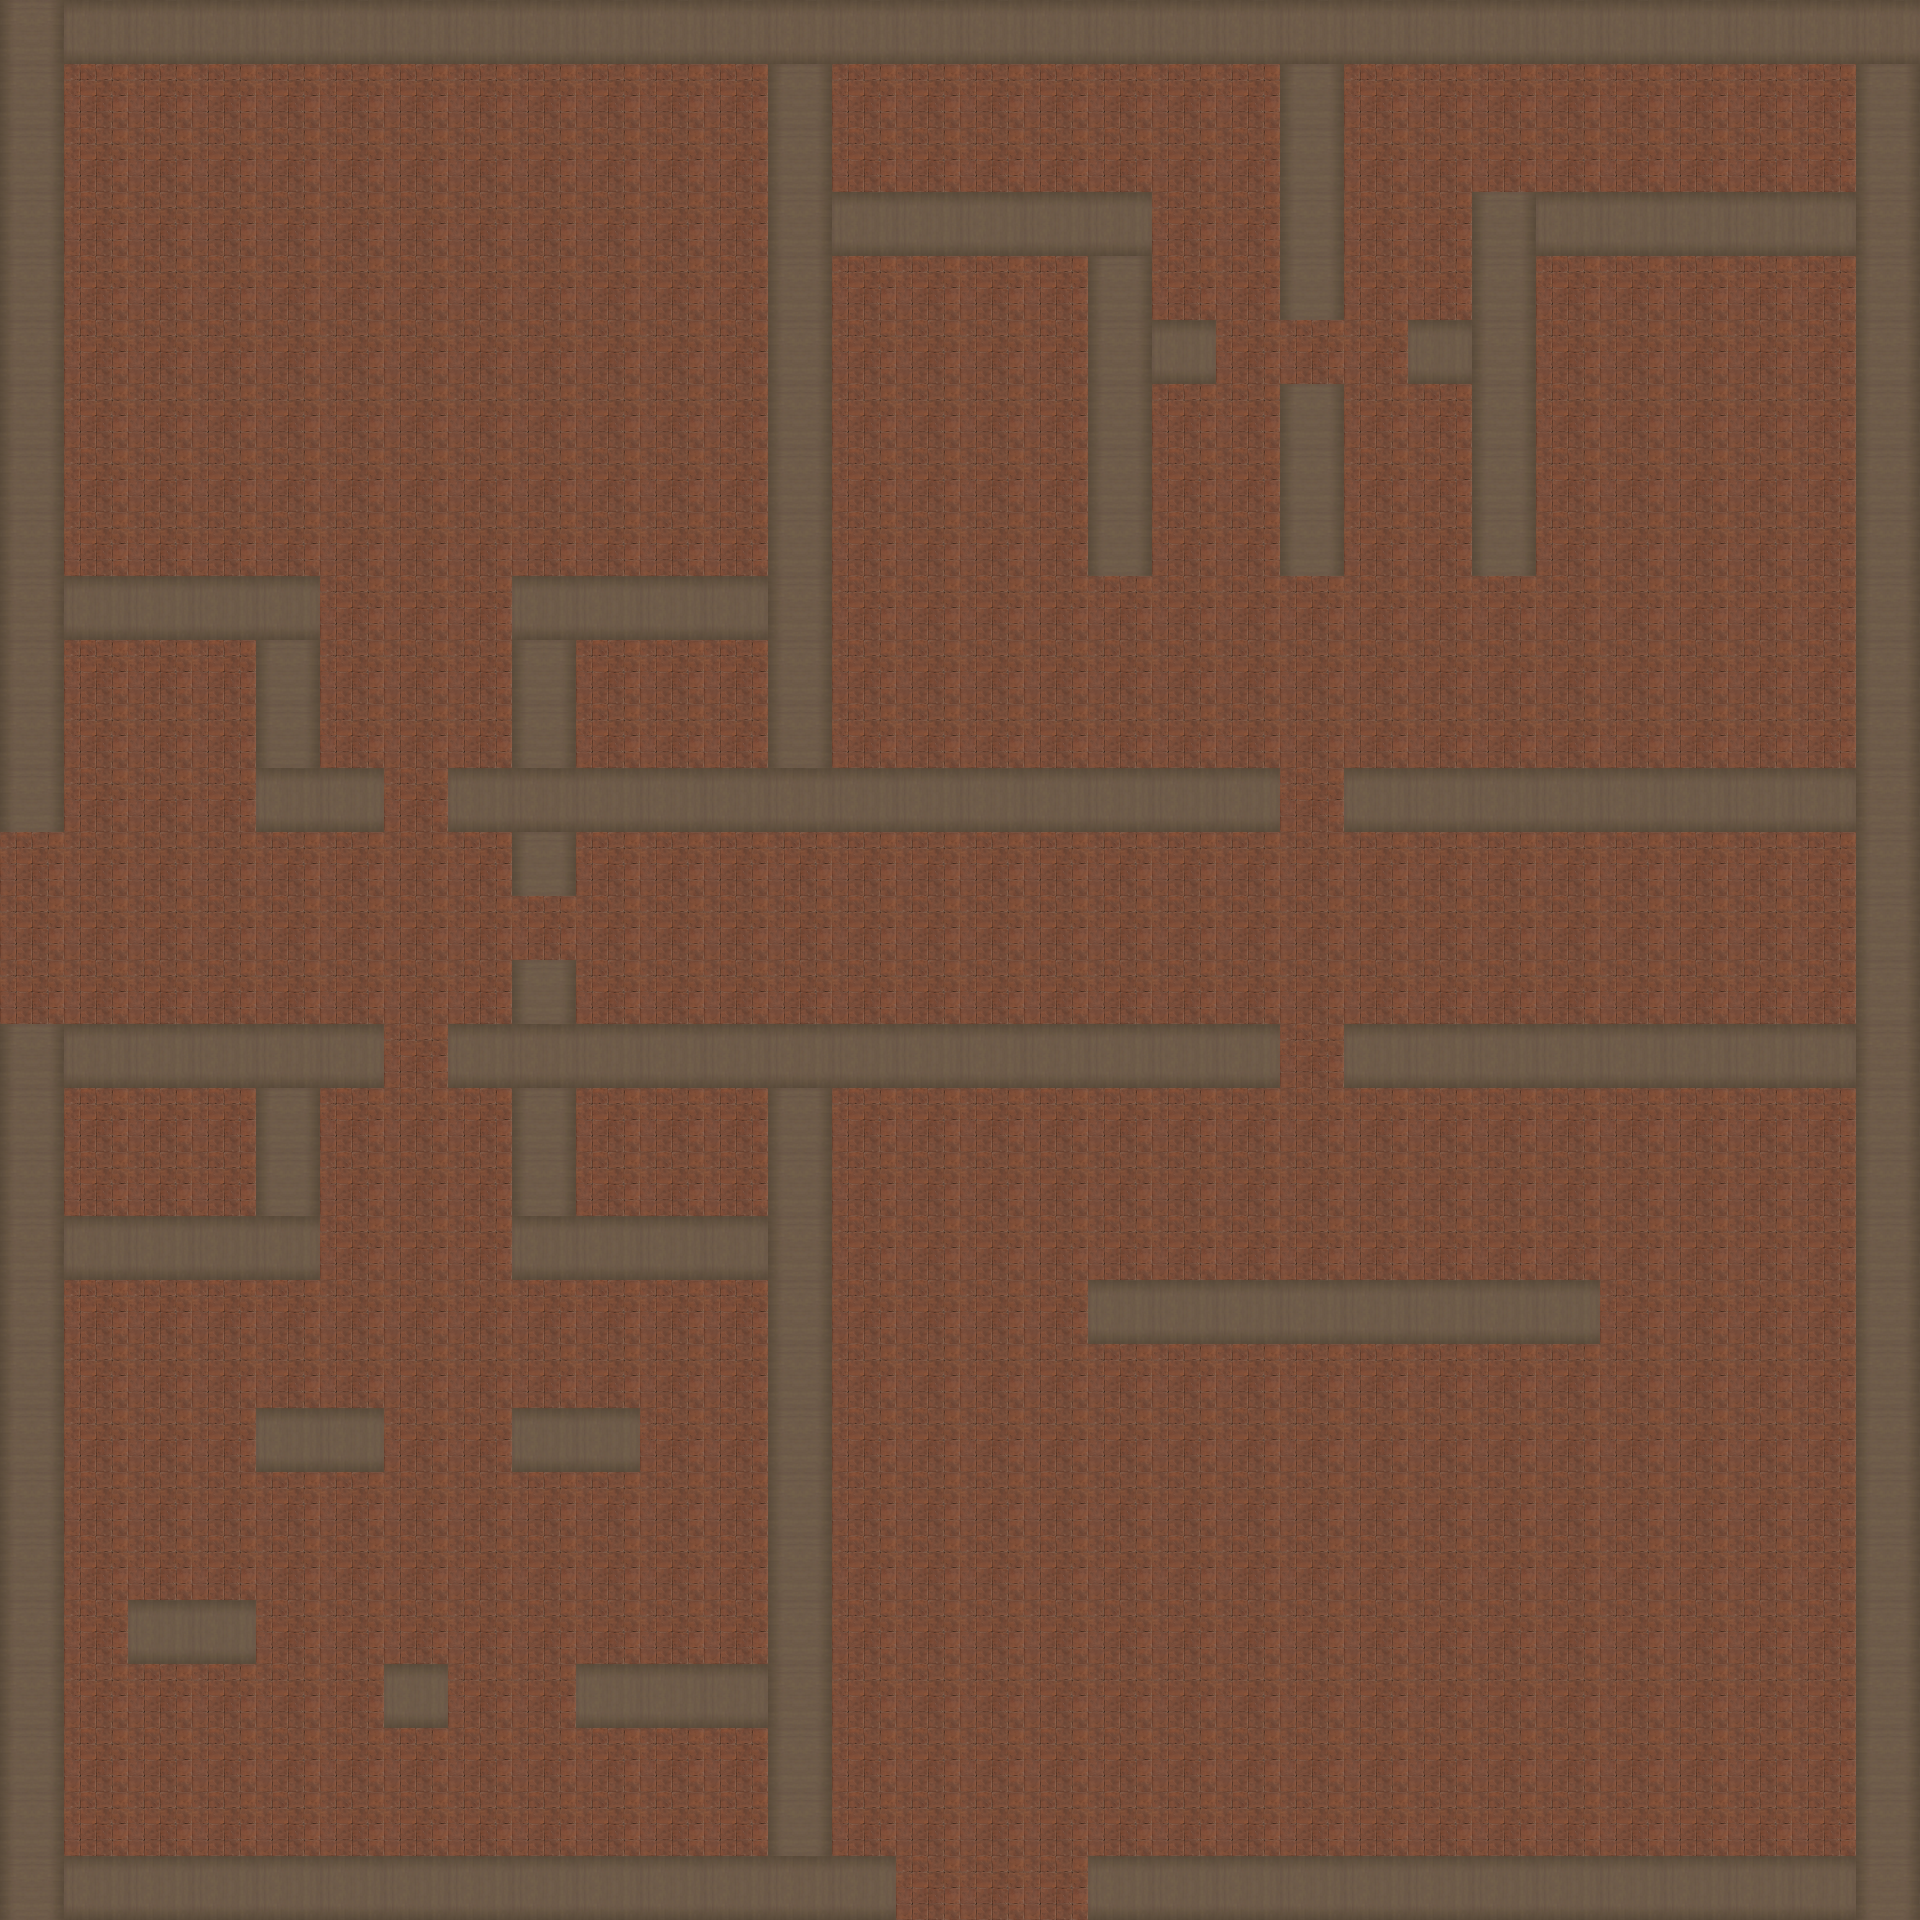

Rendered tile map (Tiled .tmx) drawn with the repository's tilesets; below, a short description and the map source with its tile grids summarised:
An orthogonal 30x30 tile map with 64x64 px tiles, 1 tile layer (Map), 2 tilesets and 492 objects (11x Story, 8x Enemy, 6x Stair, 5x Table4, 4x Switch, ...).

<map version="1.0" tiledversion="1.1.5" orientation="orthogonal" renderorder="right-down" width="30" height="30" tilewidth="64" tileheight="64" infinite="0" nextobjectid="786">
 <tileset firstgid="1" name="tileset" tilewidth="64" tileheight="64" tilecount="64" columns="8">
  <image source="tileset.png" width="512" height="512" />
 </tileset>
 <tileset firstgid="65" name="tileset" tilewidth="64" tileheight="64" tilecount="64" columns="8">
  <image source="tileset.png" width="512" height="512" />
 </tileset>
 <layer name="Map" width="30" height="30" locked="1">
  <data>[900 cells, 900 non-empty, 3 distinct tile ids]</data>
 </layer>
 <objectgroup name="MapObjects" locked="1">
  <object id="12" name="Door1" type="Switch" gid="52" x="704" y="576" width="64" height="64" />
  <object id="14" name="Door2" type="Switch" gid="52" x="704" y="1856" width="64" height="64" />
  <object id="19" name="up" type="Stair" gid="41" x="896" y="1920" width="64" height="64" />
  <object id="20" name="up" type="Stair" gid="41" x="960" y="1920" width="64" height="64" />
  <object id="21" name="up" type="Stair" gid="41" x="1024" y="1920" width="64" height="64" />
  <object id="22" name="up" type="Stair" gid="41" x="896" y="1856" width="64" height="64" />
  <object id="23" name="up" type="Stair" gid="41" x="960" y="1856" width="64" height="64" />
  <object id="24" name="up" type="Stair" gid="41" x="1024" y="1856" width="64" height="64" />
  <object id="25" name="Door3" type="Switch" gid="52" x="1792" y="192" width="64" height="64" />
  <object id="26" name="Chair" type="Switch" gid="52" x="1152" y="448" width="64" height="64" />
  <object id="27" type="Coffee" gid="25" x="1792" y="1152" width="64" height="64" />
  <object id="7" type="Table4" gid="43" x="256" y="320" width="64" height="64" />
  <object id="8" type="Table4" gid="43" x="320" y="320" width="64" height="64" />
  <object id="9" type="Table4" gid="43" x="384" y="320" width="64" height="64" />
  <object id="10" type="Table4" gid="43" x="448" y="320" width="64" height="64" />
  <object id="11" type="Table4" gid="43" x="512" y="320" width="64" height="64" />
  <object id="90" name="Chair" type="Chair1" gid="42" x="1216" y="384" width="64" height="64" />
  <object id="133" name="Door3" type="Door1" gid="19" x="1280" y="1088" width="64" height="64" />
  <object id="137" name="Door1" type="Door1" gid="19" x="384" y="1088" width="64" height="64" />
  <object id="138" name="Door2" type="Door2" gid="20" x="512" y="960" width="64" height="64" />
  <object id="515" type="Upgrader" gid="16" x="1792" y="1216" width="64" height="64" />
 </objectgroup>
 <objectgroup name="Spawns" locked="1">
  <object id="88" name="FromBelow" type="Player" x="154.5" y="933">
   <properties>
    <property name="RotType" type="int" value="0" />
   </properties>
   <point />
  </object>
  <object id="92" name="Worker1" type="Enemy" x="414" y="172">
   <properties>
    <property name="RotType" type="int" value="1" />
   </properties>
   <point />
  </object>
  <object id="93" name="Pistol" type="Item" x="416" y="426">
   <properties>
    <property name="RotType" type="int" value="0" />
   </properties>
   <point />
  </object>
  <object id="94" name="Drone" type="Item" x="896" y="128">
   <properties>
    <property name="RotType" type="int" value="0" />
   </properties>
   <point />
  </object>
  <object id="97" name="Worker1" type="Enemy" x="1384" y="238">
   <properties>
    <property name="RotType" type="int" value="1" />
   </properties>
   <point />
  </object>
  <object id="98" name="Worker1" type="Enemy" x="288" y="1510">
   <properties>
    <property name="RotType" type="int" value="1" />
   </properties>
   <point />
  </object>
  <object id="99" name="Worker1" type="Enemy" x="604" y="1514">
   <properties>
    <property name="RotType" type="int" value="1" />
   </properties>
   <point />
  </object>
  <object id="100" name="Worker1" type="Enemy" x="414" y="1770">
   <properties>
    <property name="RotType" type="int" value="1" />
   </properties>
   <point />
  </object>
  <object id="116" name="Coffee" type="Item" x="1312" y="1246">
   <properties>
    <property name="RotType" type="int" value="0" />
   </properties>
   <point />
  </object>
  <object id="117" name="Worker1" type="Enemy" x="992" y="940">
   <properties>
    <property name="RotType" type="int" value="4" />
   </properties>
   <point />
  </object>
  <object id="118" name="Worker1" type="Enemy" x="874.667" y="938.667">
   <properties>
    <property name="RotType" type="int" value="4" />
   </properties>
   <point />
  </object>
  <object id="119" name="Worker1" type="Enemy" x="1130.67" y="938.667">
   <properties>
    <property name="RotType" type="int" value="4" />
   </properties>
   <point />
  </object>
  <object id="143" name="FromAbove" type="Player" x="990" y="1772">
   <properties>
    <property name="RotType" type="int" value="0" />
   </properties>
   <point />
  </object>
 </objectgroup>
 <objectgroup name="Story" locked="1">
  <object id="101" name="stairs" type="Story" x="832" y="1664" width="1024" height="64" />
  <object id="102" name="Intro" type="Story" x="256" y="832" width="64" height="192" />
  <object id="103" name="table" type="Story" x="320" y="576" width="192" height="64" />
  <object id="110" name="Switch" type="Story" x="576" y="1728" width="64" height="128" />
  <object id="111" name="chair" type="Story" x="1152" y="704" width="320" height="64" />
  <object id="115" name="coffee" type="Story" x="1216" y="1088" width="192" height="64" />
  <object id="120" name="fight" type="Story" x="576" y="832" width="64" height="192" />
  <object id="121" name="stealthattack" type="Story" x="320" y="1088" width="192" height="64" />
  <object id="122" name="drone" type="Story" x="1024" y="64" width="64" height="128" />
  <object id="139" name="Switch" type="Story" x="640" y="448" width="128" height="128" />
  <object id="142" name="Switch" type="Story" x="1728" y="64" width="128" height="128" />
 </objectgroup>
 <objectgroup name="EnemyPaths" locked="1" />
 <objectgroup name="Walls" locked="1">
  <object id="1" x="0" y="0" width="64" height="832" />
  <object id="41" x="64" y="576" width="256" height="64" />
  <object id="42" x="256" y="640" width="64" height="128" />
  <object id="46" x="448" y="768" width="832" height="64" />
  <object id="47" x="512" y="576" width="64" height="192" />
  <object id="48" x="576" y="576" width="192" height="64" />
  <object id="49" x="768" y="64" width="64" height="704" />
  <object id="50" x="832" y="192" width="320" height="64" />
  <object id="52" x="1088" y="256" width="64" height="320" />
  <object id="53" x="1152" y="320" width="64" height="64" />
  <object id="54" x="1280" y="64" width="64" height="256" />
  <object id="55" x="1280" y="384" width="64" height="192" />
  <object id="56" x="1472" y="192" width="64" height="384" />
  <object id="58" x="1408" y="320" width="64" height="64" />
  <object id="59" x="1536" y="192" width="320" height="64" />
  <object id="60" x="1344" y="768" width="512" height="64" />
  <object id="61" x="512" y="832" width="64" height="64" />
  <object id="63" x="448" y="1024" width="832" height="64" />
  <object id="64" x="512" y="960" width="64" height="64" />
  <object id="65" x="512" y="1088" width="64" height="192" />
  <object id="66" x="576" y="1216" width="192" height="64" />
  <object id="68" x="1344" y="1024" width="512" height="64" />
  <object id="69" x="1088" y="1280" width="512" height="64" />
  <object id="71" x="64" y="1024" width="320" height="64" />
  <object id="72" x="256" y="1088" width="64" height="192" />
  </objectgroup>
 <objectgroup name="NavMesh" locked="1">
  <!-- 42 objects omitted --></objectgroup>
 <objectgroup name="NavMeshNodes">
  <!-- 156 objects omitted --></objectgroup>
 <objectgroup name="NavMeshEdges">
  <!-- 210 objects omitted --></objectgroup>
</map>
<!-- 422 of 492 objects omitted -->
